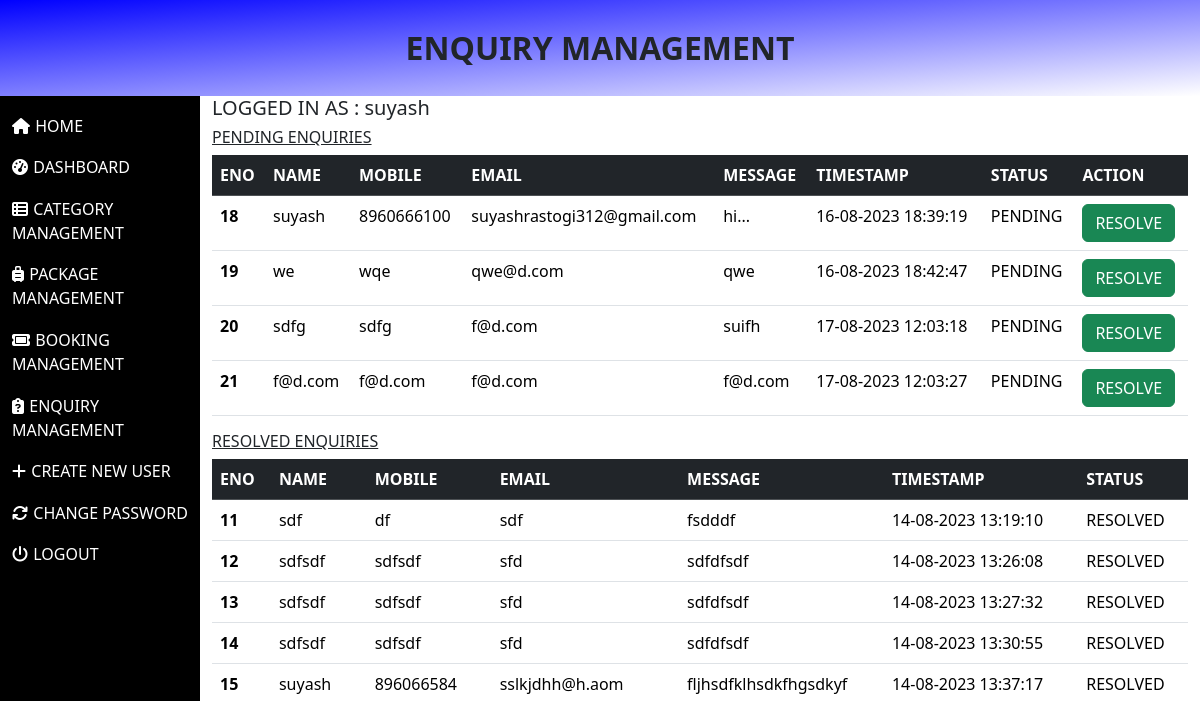
/manage_enquiry.php (signed in), run on the app's committed database.
### tables this page shows
CREATE TABLE `enquiry` (
  `eno` int(11) NOT NULL,
  `name` text DEFAULT NULL,
  `mob` text DEFAULT NULL,
  `email` text DEFAULT NULL,
  `msg` text DEFAULT NULL,
  `status` text NOT NULL DEFAULT 'PENDING',
  `time` timestamp NOT NULL DEFAULT current_timestamp()
);

### manage_enquiry.php (the view, shortened to what this page needs)
<!DOCTYPE html>
<html lang="en">
<head>
    <link href="https://cdn.jsdelivr.net/npm/bootstrap@5.3.1/dist/css/bootstrap.min.css" rel="stylesheet">
</head>
<body>
    <?php
        $id=$_SESSION["userid"];
    ?>
    <div class="container-fluid dhead">
        ENQUIRY MANAGEMENT
    </div>
    <div class="container-fluid">
        <div class="row">
            <div class="col-sm-2 left">
                <div>
                    <a href="index.php"><i class="fa-solid fa-house"></i>HOME</a>
                </div>
                <div>
                    <a href="admin_dashboard.php"><i class="fa-solid fa-gauge-high"></i>DASHBOARD</a>
                </div>
                <div>
                    <a href="manage_category.php"><i class="fa-solid fa-table-list"></i>CATEGORY MANAGEMENT</a>
                </div>
                <div>
                    <a href="manage_package.php"><i class="fa-solid fa-suitcase-rolling"></i>PACKAGE MANAGEMENT</a>
                </div>
                <div>
                    <a href="manage_booking.php"><i class="fa-solid fa-ticket"></i>BOOKING MANAGEMENT</a>
                </div>
                <div>
                    <a href="manage_enquiry.php"><i class="fa-solid fa-clipboard-question"></i>ENQUIRY MANAGEMENT</a>
                </div>
                <div>
                    <a href="newuser.php"><i class="fa-solid fa-plus"></i>CREATE NEW USER</a>
                </div>
                <div>
                    <a href="chgpw.php" class="chp"><i class="fa-solid fa-arrows-rotate"></i>CHANGE PASSWORD</a>
                </div>
                <div>
                    <a href="logout.php" class="lgt"><i class="fa-solid fa-power-off"></i>LOGOUT</a>
                </div>
            </div>
            <div class="col-sm-10 right scroll">
                <h5>LOGGED IN AS : <?php echo"$id" ?> </h5>
                <h6><u>PENDING ENQUIRIES</u></h6>
                <?php
                    include"connect.php";
                    $rs=$con->query("select eno,name,mob,email,msg,status,time from enquiry where status='PENDING';");
                    if(mysqli_num_rows($rs)>0)
                    {
                        echo"<table class='table'>
                            <thead class='table-dark sticky-top'>
                                <tr>
                                    <th scope='col'>ENO</th>
                                    <th scope='col'>NAME</th>
                                    <th scope='col'>MOBILE</th>
                                    <th scope='col'>EMAIL</th>
                                    <th scope='col'>MESSAGE</th>
                                    <th scope='col'>TIMESTAMP</th>
                                    <th scope='col'>STATUS</th>
                                    <th scope='col'>ACTION</th>
                                </tr>
                            </thead>";
                        while ($row = $rs->fetch_assoc())
                        {
                            $eno=$row["eno"];
                            $name = $row["name"];
                            $mob = $row["mob"];
                            $email = $row["email"];
                            $msg = $row["msg"];
                            $timestamp = strtotime($row["time"]);
                            $time = date("d-m-Y H:i:s", $timestamp);
                            $status = $row["status"];
                            echo"
                                <tbody>
                                    <tr>
                                        <th scope='row'>$eno</th>
                                        <td>$name</td>
                                        <td>$mob</td>
                                        <td>$email</td>
                                        <td>$msg</td>
                                        <td>$time</td>
                                        <td>$status</td>
                                        <td><a href='resolve.php?eno=$eno'><button type='button' class='btn btn-success'>RESOLVE</button></a></td>
                                    </tr>
                                </tbody>";
                        }
                        echo"</table>";
                    }
                    else
                    {
                        echo"<h5>NO PENDING QUERIES</h5>";
                    }
                ?>
                <h6><u>RESOLVED ENQUIRIES</u></h6>
                <?php
                    include"connect.php";
                    $rs=$con->query("select eno,name,mob,email,msg,status,time from enquiry where status='RESOLVED';");
                    if(mysqli_num_rows($rs)>0)
                    {
                        echo"<table class='table'>
                            <thead class='table-dark sticky-top'>
                                <tr>
                                    <th scope='col'>ENO</th>
                                    <th scope='col'>NAME</th>
                                    <th scope='col'>MOBILE</th>
                                    <th scope='col'>EMAIL</th>
                                    <th scope='col'>MESSAGE</th>
                                    <th scope='col'>TIMESTAMP</th>
                                    <th scope='col'>STATUS</th>
                                </tr>
                            </thead>";
                        while ($row = $rs->fetch_assoc())
                        {
                            $eno=$row["eno"];
                            $name = $row["name"];
                            $mob = $row["mob"];
                            $email = $row["email"];
                            $msg = $row["msg"];
                            $timestamp = strtotime($row["time"]);
                            $time = date("d-m-Y H:i:s", $timestamp);
                            $status = $row["status"];
                            echo"
                                <tbody>
                                    <tr>
                                        <th scope='row'>$eno</th>
                                        <td>$name</td>
                                        <td>$mob</td>
                                        <td>$email</td>
                                        <td>$msg</td>
                                        <td>$time</td>
                                        <td>$status</td>
                                    </tr>
                                </tbody>";
                        }
                        echo"</table>";
                    }
                    else
                    {
                        echo"<h5>NO RESOLVED QUERIES</h5>";
                    }
                ?>
            </div>
        </div>
    </div>
</body>
</html>

### manage_enquiry.php (style rules this page uses)
.left { background-color: black; color: white; height: 43rem; }
.left,.right { height:37.8rem; }
.scroll { overflow:auto; height:37.8rem; }
.left a { text-decoration: none; color: white; }
.left i { color: white; }
.left div { margin: 10% 0%; }
.dhead { text-align: center; padding: 2%; background-image: linear-gradient(to bottom right,blue,white); font-size: xx-large; font-weight: bolder; }
i { margin-right:3%; }

### data on the page
enquiry: eno "18", name "suyash", mob "8960666100", email "suyashrastogi312@gmail.com", msg "hi...", time "16-08-2023 18:39:19", status "PENDING"
enquiry: eno "19", name "we", mob "wqe", email "qwe@d.com", msg "qwe", time "16-08-2023 18:42:47", status "PENDING"
enquiry: eno "20", name "sdfg", mob "sdfg", email "f@d.com", msg "suifh", time "17-08-2023 12:03:18", status "PENDING"
enquiry: eno "21", name "f@d.com", mob "f@d.com", email "f@d.com", msg "f@d.com", time "17-08-2023 12:03:27", status "PENDING"
enquiry: eno "11", name "sdf", mob "df", email "sdf", msg "fsdddf", time "14-08-2023 13:19:10", status "RESOLVED"
enquiry: eno "12", name "sdfsdf", mob "sdfsdf", email "sfd", msg "sdfdfsdf", time "14-08-2023 13:26:08", status "RESOLVED"
enquiry: eno "13", name "sdfsdf", mob "sdfsdf", email "sfd", msg "sdfdfsdf", time "14-08-2023 13:27:32", status "RESOLVED"
enquiry: eno "14", name "sdfsdf", mob "sdfsdf", email "sfd", msg "sdfdfsdf", time "14-08-2023 13:30:55", status "RESOLVED"
enquiry: eno "15", name "suyash", mob "896066584", email "sslkjdhh@h.aom", msg "fljhsdfklhsdkfhgsdkyf", time "14-08-2023 13:37:17", status "RESOLVED"

### other printed values
$id "suyash"
